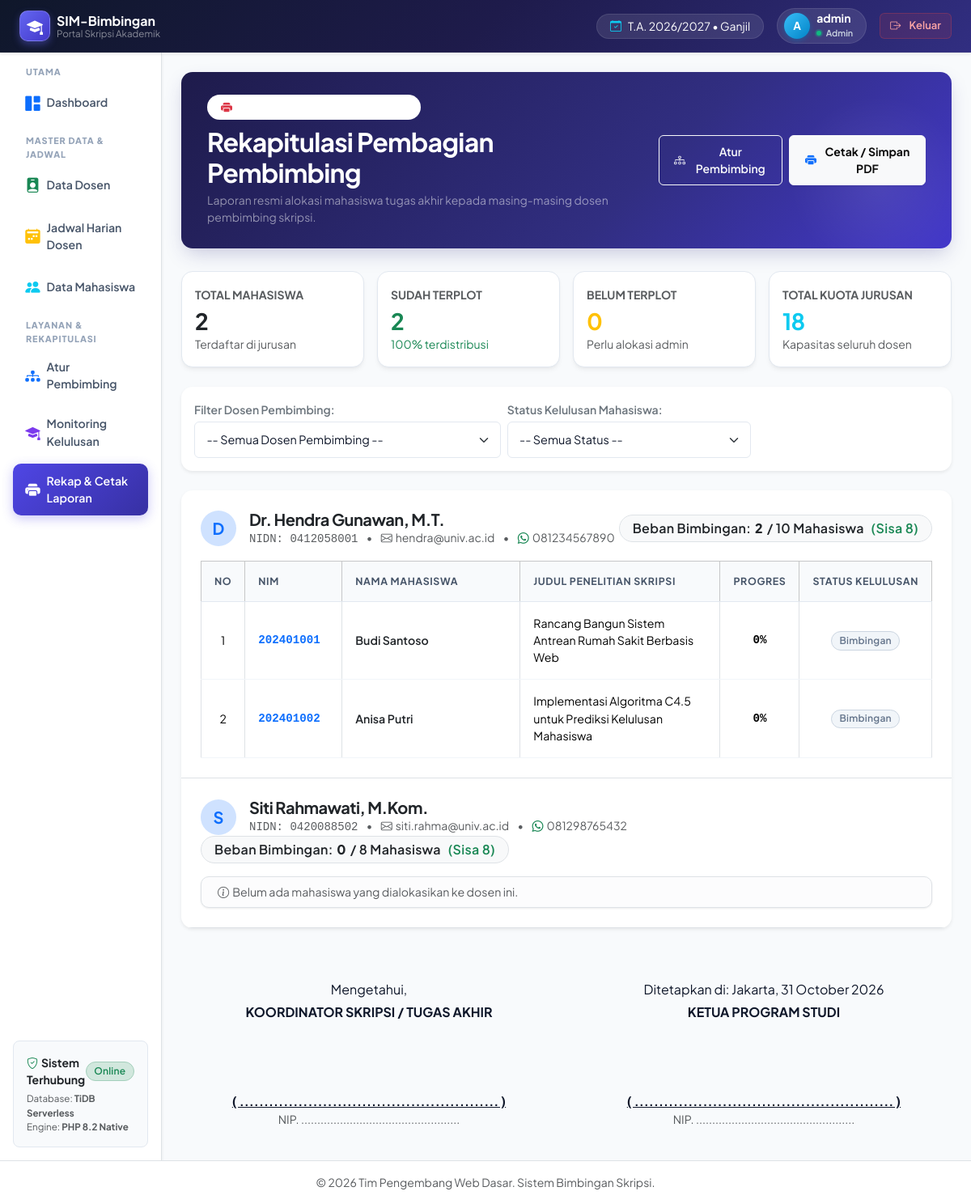
Screenshot of /admin/laporan_plotting.php (signed in) with the database file from the repository.
### tables this page shows
CREATE TABLE IF NOT EXISTS dosen (
    id INT AUTO_INCREMENT PRIMARY KEY,
    user_id INT NOT NULL,
    nidn VARCHAR(20) NOT NULL UNIQUE,
    nama_dosen VARCHAR(100) NOT NULL,
    email VARCHAR(100) NOT NULL,
    no_whatsapp VARCHAR(20),
    foto_profil VARCHAR(255) DEFAULT 'default.png',
    kuota_bimbingan INT DEFAULT 10,
    created_at TIMESTAMP DEFAULT CURRENT_TIMESTAMP,
    FOREIGN KEY (user_id) REFERENCES users(id) ON DELETE CASCADE
);

CREATE TABLE IF NOT EXISTS mahasiswa (
    id INT AUTO_INCREMENT PRIMARY KEY,
    user_id INT NOT NULL,
    nim VARCHAR(20) NOT NULL UNIQUE,
    nama_lengkap VARCHAR(100) NOT NULL,
    judul_skripsi VARCHAR(255) DEFAULT 'Belum Ditentukan',
    dosen_pembimbing_id INT NULL,
    foto_profil VARCHAR(255) DEFAULT 'default.png',
    status_kelulusan ENUM('proses_bimbingan', 'siap_sidang', 'lulus') DEFAULT 'proses_bimbingan',
    created_at TIMESTAMP DEFAULT CURRENT_TIMESTAMP,
    FOREIGN KEY (user_id) REFERENCES users(id) ON DELETE CASCADE,
    FOREIGN KEY (dosen_pembimbing_id) REFERENCES dosen(id) ON DELETE SET NULL
);

### admin/laporan_plotting.php (the view, shortened to what this page needs)
<?php
require_once '../config/database.php';
$filter_status   = $_GET['status'] ?? 'all';
$where_dosen = ["1=1"];
$params_dosen = [];
$where_dosen_sql = implode(" AND ", $where_dosen);
$queryDosen = "
    SELECT
        d.id,
        d.nidn,
        d.nama_dosen,
        d.email,
        d.no_whatsapp,
        d.kuota_bimbingan,
        COUNT(m.id) AS total_bimbingan
    FROM dosen d
    LEFT JOIN mahasiswa m ON d.id = m.dosen_pembimbing_id
    WHERE {$where_dosen_sql}
    GROUP BY d.id
    ORDER BY d.nama_dosen ASC
";
$stmtD = $pdo->prepare($queryDosen);
$stmtD->execute($params_dosen);
$laporan_dosen = $stmtD->fetchAll();
$where_mhs = ["m.dosen_pembimbing_id IS NOT NULL"];
$params_mhs = [];
$where_mhs_sql = implode(" AND ", $where_mhs);
$queryMhs = "
    SELECT
        m.*,
        COALESCE(
            (SELECT nilai_progres FROM pengajuan_bimbingan WHERE mahasiswa_id = m.id ORDER BY id DESC LIMIT 1),
            0
        ) AS nilai_terakhir,
        (SELECT COUNT(*) FROM logbook_bimbingan WHERE mahasiswa_id = m.id) AS total_acc
    FROM mahasiswa m
    WHERE {$where_mhs_sql}
    ORDER BY m.dosen_pembimbing_id, m.nim ASC
";
$stmtM = $pdo->prepare($queryMhs);
$stmtM->execute($params_mhs);
$all_mhs = $stmtM->fetchAll();
$mhs_by_dosen = [];
foreach ($all_mhs as $m) {
    $mhs_by_dosen[$m['dosen_pembimbing_id']][] = $m;
}
$total_mhs_all   = $pdo->query("SELECT COUNT(*) FROM mahasiswa")->fetchColumn();
$total_terplot   = $pdo->query("SELECT COUNT(*) FROM mahasiswa WHERE dosen_pembimbing_id IS NOT NULL")->fetchColumn();
$total_belum     = $total_mhs_all - $total_terplot;
$total_kapasitas = $pdo->query("SELECT SUM(kuota_bimbingan) FROM dosen")->fetchColumn() ?: 0;
require_once '../templates/header.php';
require_once '../templates/sidebar_admin.php';
?>
<div class="hero-banner d-flex flex-column flex-md-row justify-content-between align-items-md-center gap-3 no-print">
    <div>
        <div class="d-inline-flex align-items-center gap-2 px-3 py-1 rounded-pill bg-white bg-opacity-15 text-white small mb-2 border border-white border-opacity-10">
            <i class="bi bi-printer-fill text-danger"></i>
            <span>Pelaporan & Pengesahan Resmi</span>
        </div>
        <h2 class="fw-bold text-white mb-1">Rekapitulasi Pembagian Pembimbing</h2>
        <p class="text-white-50 small mb-0">Laporan resmi alokasi mahasiswa tugas akhir kepada masing-masing dosen pembimbing skripsi.</p>
    </div>
    <div class="d-flex align-items-center gap-2">
        <a href="plot_pembimbing.php" class="btn btn-outline-light">
            <i class="bi bi-diagram-3 me-1"></i> Atur Pembimbing
        </a>
        <button type="button" class="btn btn-light shadow-sm fw-bold" onclick="window.print()">
            <i class="bi bi-printer-fill text-primary me-1"></i> Cetak / Simpan PDF
        </button>
    </div>
</div>
<div class="row g-3 mb-4 no-print">
    <div class="col-md-3">
        <div class="metric-card p-3">
            <span class="small text-muted text-uppercase fw-bold">Total Mahasiswa</span>
            <h3 class="fw-bold text-dark mb-0 mt-1"><?= $total_mhs_all; ?></h3>
            <small class="text-muted">Terdaftar di jurusan</small>
        </div>
    </div>
    <div class="col-md-3">
        <div class="metric-card p-3">
            <span class="small text-muted text-uppercase fw-bold">Sudah Terplot</span>
            <h3 class="fw-bold text-success mb-0 mt-1"><?= $total_terplot; ?></h3>
            <small class="text-success"><?= $total_mhs_all > 0 ? round(($total_terplot / $total_mhs_all) * 100) : 0; ?>% terdistribusi</small>
        </div>
    </div>
    <div class="col-md-3">
        <div class="metric-card p-3">
            <span class="small text-muted text-uppercase fw-bold">Belum Terplot</span>
            <h3 class="fw-bold text-warning mb-0 mt-1"><?= $total_belum; ?></h3>
            <small class="text-muted">Perlu alokasi admin</small>
        </div>
    </div>
    <div class="col-md-3">
        <div class="metric-card p-3">
            <span class="small text-muted text-uppercase fw-bold">Total Kuota Jurusan</span>
            <h3 class="fw-bold text-info mb-0 mt-1"><?= $total_kapasitas; ?></h3>
            <small class="text-muted">Kapasitas seluruh dosen</small>
        </div>
    </div>
</div>
<div class="card shadow-sm border-0 mb-4 no-print">
    <div class="card-body p-3">
        <form method="GET" action="laporan_plotting.php" class="row g-2 align-items-center">
            <div class="col-md-5">
                <label class="form-label small fw-semibold text-secondary mb-1">Filter Dosen Pembimbing:</label>
                <select name="dosen_id" class="form-select" onchange="this.form.submit()">
                    <option value="0">-- Semua Dosen Pembimbing --</option>
                </select>
            </div>
            <div class="col-md-4">
                <label class="form-label small fw-semibold text-secondary mb-1">Status Kelulusan Mahasiswa:</label>
                <select name="status" class="form-select" onchange="this.form.submit()">
                    <option value="all" <?= ($filter_status === 'all') ? 'selected' : ''; ?>>-- Semua Status --</option>
                </select>
            </div>
            <div class="col-md-3 pt-md-4">
            </div>
        </form>
    </div>
</div>
<div class="card shadow-sm border-0 mb-4">
    <div class="card-body p-0">
        <?php if (empty($laporan_dosen)): ?>
            <div class="text-center py-5 text-muted">Tidak ada data pembagian bimbingan sesuai filter.</div>
        <?php else: ?>
            <?php foreach ($laporan_dosen as $dosen):
                $mhs_list = $mhs_by_dosen[$dosen['id']] ?? [];
                $bimbingan_count = count($mhs_list);
                $kuota = (int)$dosen['kuota_bimbingan'];
                $sisa  = $kuota - $bimbingan_count;
                $initial = strtoupper(substr($dosen['nama_dosen'], 0, 1));
            ?>
                <div class="p-4 border-bottom">
                    <div class="d-flex justify-content-between align-items-center mb-3 flex-wrap">
                        <div class="d-flex align-items-center gap-3">
                            <div class="avatar-initial bg-primary-subtle text-primary fs-5" style="width: 44px; height: 44px;">
                                <?= $initial; ?>
                            </div>
                            <div>
                                <h5 class="fw-bold text-dark mb-0">
                                    <?= htmlspecialchars($dosen['nama_dosen']); ?>
                                </h5>
                                <div class="small text-muted">
                                    <span class="font-monospace">NIDN: <?= htmlspecialchars($dosen['nidn']); ?></span>
                                    <span class="mx-2">•</span>
                                    <span><i class="bi bi-envelope me-1"></i><?= htmlspecialchars($dosen['email']); ?></span>
                                    <?php if (!empty($dosen['no_whatsapp'])): ?>
                                        <span class="mx-2">•</span>
                                        <span><i class="bi bi-whatsapp me-1 text-success"></i><?= htmlspecialchars($dosen['no_whatsapp']); ?></span>
                                    <?php endif; ?>
                                </div>
                            </div>
                        </div>
                        <div class="text-end mt-2 mt-md-0">
                            <span class="badge bg-light text-dark border px-3 py-2 fs-6">
                                Beban Bimbingan: <strong><?= $bimbingan_count; ?></strong> / <?= $kuota; ?> Mahasiswa
                                <span class="ms-1 <?= ($sisa > 0) ? 'text-success' : 'text-danger'; ?>">
                                    (<?= ($sisa > 0) ? "Sisa {$sisa}" : 'Kuota Penuh'; ?>)
                                </span>
                            </span>
                        </div>
                    </div>
                    <?php if (empty($mhs_list)): ?>
                        <div class="alert alert-light border small text-muted mb-0 py-2">
                            <i class="bi bi-info-circle me-1"></i>Belum ada mahasiswa yang dialokasikan ke dosen ini.
                        </div>
                    <?php else: ?>
                        <div class="table-responsive">
                            <table class="table table-bordered table-hover align-middle mb-0 table-print">
                                <thead class="table-light">
                                    <tr>
                                        <th style="width: 40px;" class="text-center">No</th>
                                        <th style="width: 120px;">NIM</th>
                                        <th style="width: 220px;">Nama Mahasiswa</th>
                                        <th>Judul Penelitian Skripsi</th>
                                        <th style="width: 90px;" class="text-center">Progres</th>
                                        <th style="width: 130px;" class="text-center">Status Kelulusan</th>
                                    </tr>
                                </thead>
                                <tbody>
                                    <?php
                                    $no = 1;
                                    foreach ($mhs_list as $m):
                                    ?>
                                        <tr>
                                            <td class="text-center"><?= $no++; ?></td>
                                            <td class="font-monospace fw-bold text-primary"><?= htmlspecialchars($m['nim']); ?></td>
                                            <td class="fw-semibold text-dark"><?= htmlspecialchars($m['nama_lengkap']); ?></td>
                                            <td><?= htmlspecialchars($m['judul_skripsi']); ?></td>
                                            <td class="text-center font-monospace fw-bold">
                                                <?= (int)$m['nilai_terakhir']; ?>%
                                            </td>
                                            <td class="text-center">
                                                <?php if ($m['status_kelulusan'] === 'lulus'): ?>
                                                    <span class="badge bg-success">Lulus</span>
                                                <?php elseif ($m['status_kelulusan'] === 'siap_sidang'): ?>
                                                    <span class="badge bg-primary">Siap Sidang</span>
                                                <?php else: ?>
                                                    <span class="badge bg-secondary">Bimbingan</span>
                                                <?php endif; ?>
                                            </td>
                                        </tr>
                                    <?php endforeach; ?>
                                </tbody>
                            </table>
                        </div>
                    <?php endif; ?>
                </div>
            <?php endforeach; ?>
        <?php endif; ?>
    </div>
</div>
<div class="print-signature mt-5 pt-3" style="page-break-inside: avoid;">
    <div class="row text-center">
        <div class="col-6">
            <p class="mb-1">Mengetahui,</p>
            <p class="fw-bold text-uppercase">Koordinator Skripsi / Tugas Akhir</p>
            <div style="height: 70px;"></div>
            <p class="fw-bold text-decoration-underline mb-0">( ..................................................... )</p>
            <p class="small text-muted">NIP. .................................................</p>
        </div>
        <div class="col-6">
            <p class="mb-1">Ditetapkan di: Jakarta, <?= date('d F Y'); ?></p>
            <p class="fw-bold text-uppercase">Ketua Program Studi</p>
            <div style="height: 70px;"></div>
            <p class="fw-bold text-decoration-underline mb-0">( ..................................................... )</p>
            <p class="small text-muted">NIP. .................................................</p>
        </div>
    </div>
</div>
<?php
require_once '../templates/footer.php';
?>

### rows the page displays
dosen: nama_dosen "D", nama_dosen "Dr. Hendra Gunawan, M.T.", nidn "0412058001", email "hendra@univ.ac.id", no_whatsapp "081234567890", id "2", kuota_bimbingan "10", sisa "8"
mahasiswa: nim "202401001", nama_lengkap "Budi Santoso", judul_skripsi "Rancang Bangun Sistem Antrean Rumah Sakit Berbasis Web", nilai_terakhir "0", status_kelulusan "Bimbingan"
mahasiswa: nim "202401002", nama_lengkap "Anisa Putri", judul_skripsi "Implementasi Algoritma C4.5 untuk Prediksi Kelulusan Mahasiswa", nilai_terakhir "0", status_kelulusan "Bimbingan"
dosen: nama_dosen "S", nama_dosen "Siti Rahmawati, M.Kom.", nidn "0420088502", email "siti.rahma@univ.ac.id", no_whatsapp "081298765432", id "0", kuota_bimbingan "8", shows "Belum ada mahasiswa yang dialokasikan ke dosen ini."

### other values shown
$user_initial "A"
$_SESSION['username'] "admin"
$_SESSION['role'] "Admin"
$total_mhs_all "2"
$total_terplot "2"
$total_belum "0"
$total_kapasitas "18"
